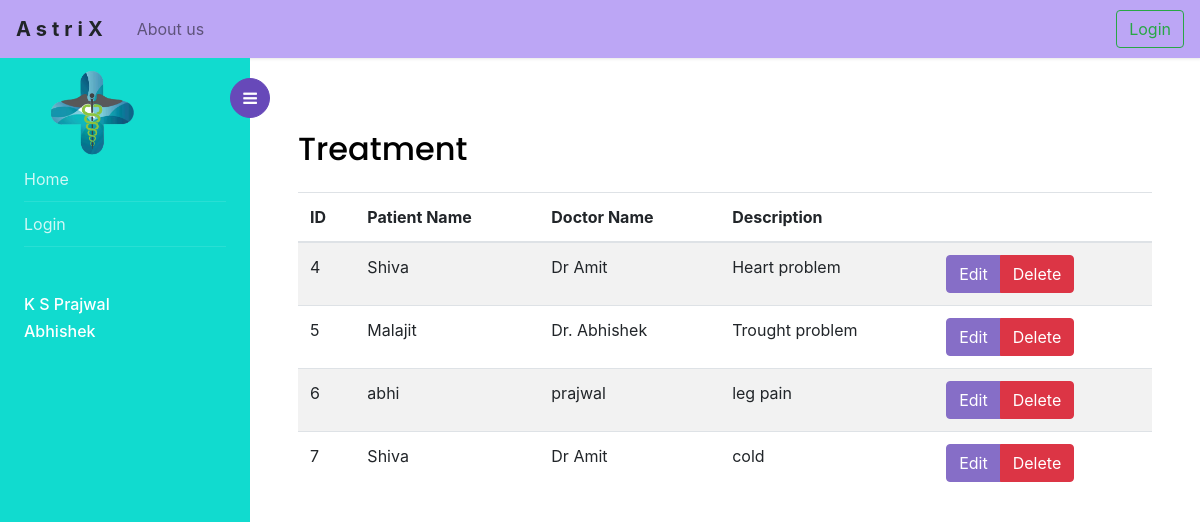
Page /treatment/ on the earlier database version.
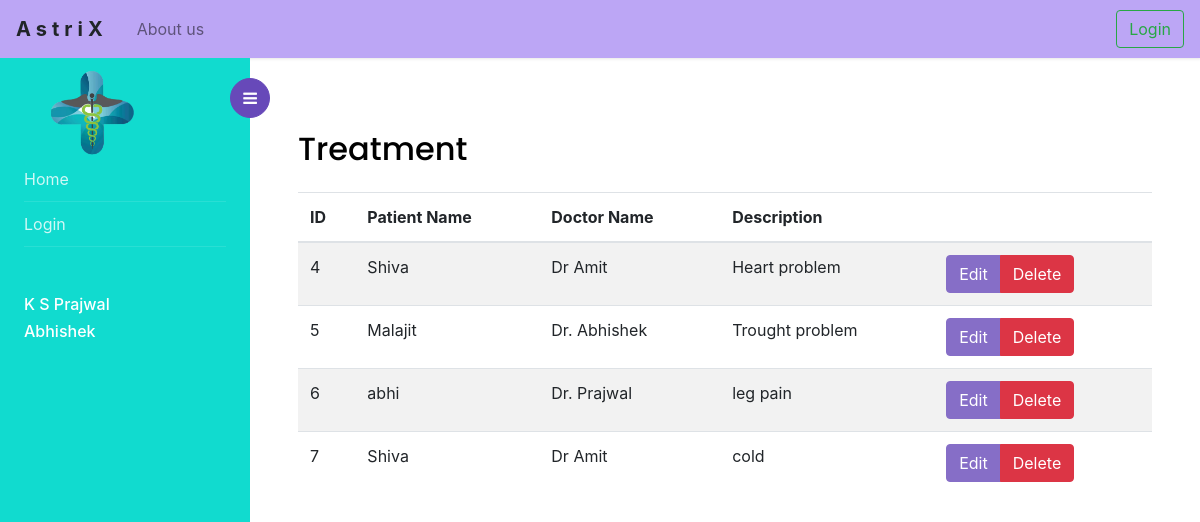
Same page on the later database version.
### management/models.py (models this page shows, shortened)
class Teatment(models.Model):
    tid = models.CharField(max_length=50,null = False,unique=True,verbose_name = "Treatment ID")
    pname = models.ForeignKey(Patients, on_delete=models.CASCADE,verbose_name = "Patient Name")
    dname = models.ForeignKey(Doctor, on_delete=models.CASCADE,verbose_name = "Doctor Name")
    description = models.TextField(verbose_name = "Description")

class Doctor(models.Model):
    firstName = models.CharField(max_length=50,null=False,verbose_name = "First name")
    lastName = models.CharField(max_length=50,null=False,verbose_name = "Last name")
    did = models.PositiveIntegerField(null=False,unique=True,default=1,verbose_name = "Doctor ID")
    qualification = models.CharField(max_length=50,null=False,verbose_name = "Qualification")
    email = models.CharField(max_length=50,default="NULL")
    specialization = models.CharField(max_length=50,null=True,verbose_name = "Specialization")
    address = models.CharField(max_length=50,null=False,verbose_name = "Address")
    phNo = models.CharField( max_length=10,verbose_name = "Phone Number")
    experince = models.IntegerField(verbose_name = "Experince")
    def __str__(self):
        return self.firstName

class Patients(models.Model):
    firstName = models.CharField(max_length=50,null=False,verbose_name = "First name")
    lastName = models.CharField(max_length=50,null=False,verbose_name = "Last name")
    email = models.EmailField(max_length=254)
    pid = models.PositiveIntegerField(null=False,unique=True,default=1,verbose_name = "Patient ID")
    bloodGroup = models.CharField(max_length=3,null=False,verbose_name = "Blood Group")
    age = models.PositiveIntegerField(verbose_name = "Age")
    address = models.CharField(max_length=50,null=False,verbose_name = "Address")
    phNo = models.CharField( max_length=10,verbose_name = "Phone Number")
    def __str__(self):
        return self.firstName

### management/views.py (the view)
# urls.py: path("treatment/",TeatmentListView.as_view(),name='treatmentview'),
class TeatmentListView(ListView):
    model = Teatment
    template_name = "treatment.html"

### templates/treatment.html (shortened to what this page needs)
{% extends "base.html" %}
{% block content %}
<div class="p-4 p-md-5 pt-5">
    <h2 class = "mt-4">Treatment</h2>
    <table class="table table-striped table-hover mt-4">
  <thead>
    <tr>
      <th scope="col">ID</th>
      <th scope="col">Patient Name</th>
      <th scope="col">Doctor Name</th>
      <th scope="col">Description</th>
      <th scope="col"></th>
    </tr>
  </thead>
  <tbody>
    {% for object in object_list %}
    <tr>
      <td>{{ object.tid }}</td>
      <td>{{ object.pname }}</td>
      <td>{{ object.dname }}</td>
      <td>{{ object.description }}</td>
      <td><div class="btn-group" role="group" aria-label="Basic example">
          <a class="btn btn-primary" href="{{object.pk}}">Edit</a>
          <a class="btn btn-danger" href="{{object.pk}}/delete/">Delete</a>
        </div></td>
    </tr>
    {% empty %}
    <li>No objects yet.</li>
    {% endfor %}
 </div>
{% endblock %}

Differences in the rows shown:
changed through a linked row, Teatment "leg pain": dname "prajwal" → "Dr. Prajwal"
